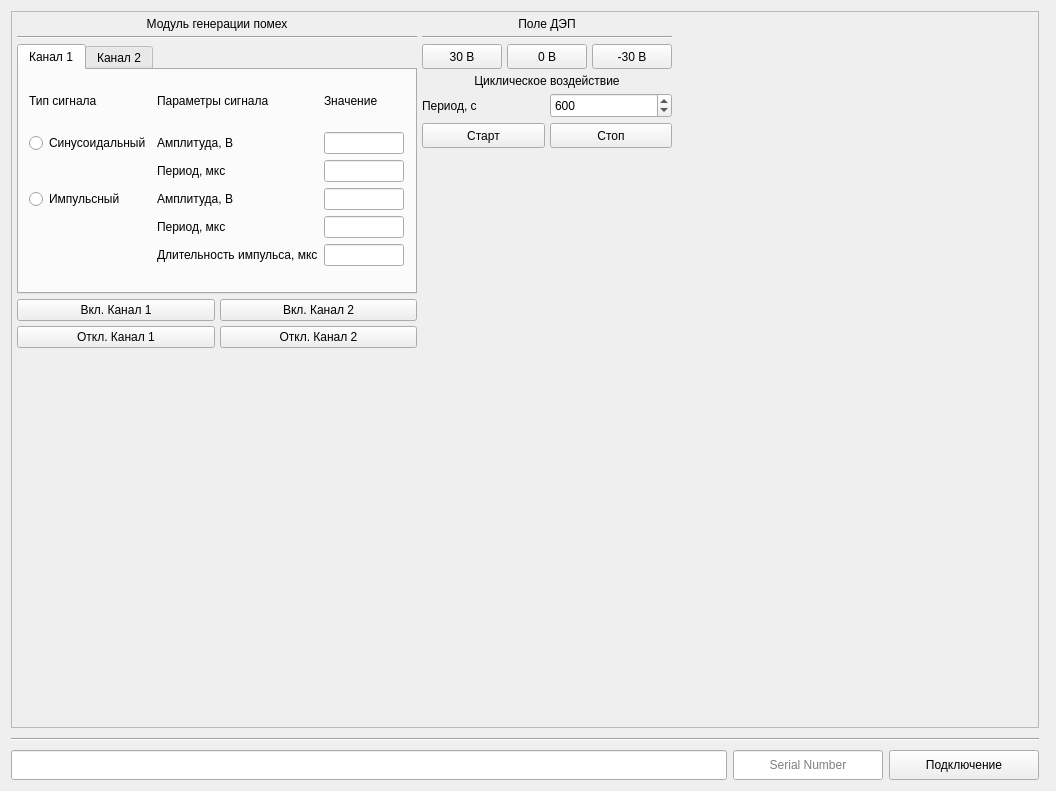
<?xml version="1.0" encoding="UTF-8"?>
<ui version="4.0">
 <class>Form</class>
 <widget class="QWidget" name="Form">
  <property name="geometry">
   <rect>
    <x>0</x>
    <y>0</y>
    <width>1056</width>
    <height>791</height>
   </rect>
  </property>
  <property name="windowTitle">
   <string>Form</string>
  </property>
  <layout class="QGridLayout" name="gridLayout">
   <item row="0" column="0">
    <widget class="QFrame" name="userFrame">
     <property name="sizePolicy">
      <sizepolicy hsizetype="Expanding" vsizetype="Expanding">
       <horstretch>0</horstretch>
       <verstretch>0</verstretch>
      </sizepolicy>
     </property>
     <property name="frameShape">
      <enum>QFrame::StyledPanel</enum>
     </property>
     <property name="frameShadow">
      <enum>QFrame::Raised</enum>
     </property>
     <layout class="QGridLayout" name="gridLayout_2">
      <property name="sizeConstraint">
       <enum>QLayout::SetMinimumSize</enum>
      </property>
      <property name="leftMargin">
       <number>5</number>
      </property>
      <property name="topMargin">
       <number>5</number>
      </property>
      <property name="rightMargin">
       <number>5</number>
      </property>
      <property name="bottomMargin">
       <number>0</number>
      </property>
      <property name="spacing">
       <number>5</number>
      </property>
      <item row="0" column="0">
       <layout class="QVBoxLayout" name="verticalLayout_3">
        <item>
         <layout class="QVBoxLayout" name="verticalLayout_4">
          <item>
           <widget class="QLabel" name="label">
            <property name="text">
             <string>Модуль генерации помех</string>
            </property>
            <property name="alignment">
             <set>Qt::AlignCenter</set>
            </property>
           </widget>
          </item>
          <item>
           <widget class="Line" name="line_2">
            <property name="orientation">
             <enum>Qt::Horizontal</enum>
            </property>
           </widget>
          </item>
          <item>
           <widget class="QTabWidget" name="tabWidget">
            <property name="sizePolicy">
             <sizepolicy hsizetype="Maximum" vsizetype="Maximum">
              <horstretch>0</horstretch>
              <verstretch>0</verstretch>
             </sizepolicy>
            </property>
            <property name="minimumSize">
             <size>
              <width>400</width>
              <height>250</height>
             </size>
            </property>
            <property name="maximumSize">
             <size>
              <width>400</width>
              <height>250</height>
             </size>
            </property>
            <property name="currentIndex">
             <number>0</number>
            </property>
            <widget class="QWidget" name="tab">
             <attribute name="title">
              <string>Канал 1</string>
             </attribute>
             <widget class="QWidget" name="formLayoutWidget">
              <property name="geometry">
               <rect>
                <x>10</x>
                <y>10</y>
                <width>375</width>
                <height>186</height>
               </rect>
              </property>
              <layout class="QGridLayout" name="gridLayout_4">
               <item row="3" column="1">
                <widget class="QLabel" name="label_4">
                 <property name="text">
                  <string>Амплитуда, В</string>
                 </property>
                </widget>
               </item>
               <item row="7" column="1">
                <widget class="QLabel" name="label_7">
                 <property name="text">
                  <string>Длительность импульса, мкс</string>
                 </property>
                </widget>
               </item>
               <item row="6" column="1">
                <widget class="QLabel" name="label_8">
                 <property name="text">
                  <string>Период, мкс</string>
                 </property>
                </widget>
               </item>
               <item row="7" column="2">
                <widget class="QLineEdit" name="lineEdit_4"/>
               </item>
               <item row="1" column="2">
                <widget class="QLabel" name="label_9">
                 <property name="text">
                  <string>Значение</string>
                 </property>
                </widget>
               </item>
               <item row="5" column="2">
                <widget class="QLineEdit" name="lineEdit_2"/>
               </item>
               <item row="3" column="0">
                <widget class="QRadioButton" name="radioButton_2">
                 <property name="text">
                  <string>Синусоидальный</string>
                 </property>
                </widget>
               </item>
               <item row="3" column="2">
                <widget class="QLineEdit" name="lineEdit_5"/>
               </item>
               <item row="4" column="2">
                <widget class="QLineEdit" name="lineEdit"/>
               </item>
               <item row="5" column="0">
                <widget class="QRadioButton" name="radioButton">
                 <property name="text">
                  <string>Импульсный</string>
                 </property>
                </widget>
               </item>
               <item row="6" column="2">
                <widget class="QLineEdit" name="lineEdit_3"/>
               </item>
               <item row="2" column="1">
                <spacer name="horizontalSpacer_3">
                 <property name="orientation">
                  <enum>Qt::Horizontal</enum>
                 </property>
                 <property name="sizeHint" stdset="0">
                  <size>
                   <width>10</width>
                   <height>5</height>
                  </size>
                 </property>
                </spacer>
               </item>
               <item row="4" column="1">
                <widget class="QLabel" name="label_5">
                 <property name="text">
                  <string>Период, мкс</string>
                 </property>
                </widget>
               </item>
               <item row="5" column="1">
                <widget class="QLabel" name="label_6">
                 <property name="text">
                  <string>Амплитуда, В</string>
                 </property>
                </widget>
               </item>
               <item row="1" column="1">
                <widget class="QLabel" name="label_3">
                 <property name="text">
                  <string>Параметры сигнала</string>
                 </property>
                </widget>
               </item>
               <item row="1" column="0">
                <widget class="QLabel" name="label_2">
                 <property name="text">
                  <string>Тип сигнала</string>
                 </property>
                </widget>
               </item>
              </layout>
             </widget>
            </widget>
            <widget class="QWidget" name="tab_2">
             <attribute name="title">
              <string>Канал 2</string>
             </attribute>
             <widget class="QWidget" name="formLayoutWidget_2">
              <property name="geometry">
               <rect>
                <x>10</x>
                <y>10</y>
                <width>375</width>
                <height>186</height>
               </rect>
              </property>
              <layout class="QGridLayout" name="gridLayout_5">
               <item row="3" column="1">
                <widget class="QLabel" name="label_10">
                 <property name="text">
                  <string>Амплитуда, В</string>
                 </property>
                </widget>
               </item>
               <item row="7" column="1">
                <widget class="QLabel" name="label_11">
                 <property name="text">
                  <string>Длительность импульса, мкс</string>
                 </property>
                </widget>
               </item>
               <item row="6" column="1">
                <widget class="QLabel" name="label_12">
                 <property name="text">
                  <string>Период, мкс</string>
                 </property>
                </widget>
               </item>
               <item row="7" column="2">
                <widget class="QLineEdit" name="lineEdit_6"/>
               </item>
               <item row="1" column="2">
                <widget class="QLabel" name="label_13">
                 <property name="text">
                  <string>Значение</string>
                 </property>
                </widget>
               </item>
               <item row="5" column="2">
                <widget class="QLineEdit" name="lineEdit_7"/>
               </item>
               <item row="3" column="0">
                <widget class="QRadioButton" name="radioButton_3">
                 <property name="text">
                  <string>Синусоидальный</string>
                 </property>
                </widget>
               </item>
               <item row="3" column="2">
                <widget class="QLineEdit" name="lineEdit_8"/>
               </item>
               <item row="4" column="2">
                <widget class="QLineEdit" name="lineEdit_9"/>
               </item>
               <item row="5" column="0">
                <widget class="QRadioButton" name="radioButton_4">
                 <property name="text">
                  <string>Импульсный</string>
                 </property>
                </widget>
               </item>
               <item row="6" column="2">
                <widget class="QLineEdit" name="lineEdit_10"/>
               </item>
               <item row="2" column="1">
                <spacer name="horizontalSpacer_4">
                 <property name="orientation">
                  <enum>Qt::Horizontal</enum>
                 </property>
                 <property name="sizeHint" stdset="0">
                  <size>
                   <width>10</width>
                   <height>5</height>
                  </size>
                 </property>
                </spacer>
               </item>
               <item row="4" column="1">
                <widget class="QLabel" name="label_14">
                 <property name="text">
                  <string>Период, мкс</string>
                 </property>
                </widget>
               </item>
               <item row="5" column="1">
                <widget class="QLabel" name="label_15">
                 <property name="text">
                  <string>Амплитуда, В</string>
                 </property>
                </widget>
               </item>
               <item row="1" column="1">
                <widget class="QLabel" name="label_16">
                 <property name="text">
                  <string>Параметры сигнала</string>
                 </property>
                </widget>
               </item>
               <item row="1" column="0">
                <widget class="QLabel" name="label_17">
                 <property name="text">
                  <string>Тип сигнала</string>
                 </property>
                </widget>
               </item>
              </layout>
             </widget>
            </widget>
           </widget>
          </item>
         </layout>
        </item>
        <item>
         <layout class="QHBoxLayout" name="horizontalLayout_6">
          <item>
           <widget class="QPushButton" name="pushButton">
            <property name="text">
             <string>Вкл. Канал 1</string>
            </property>
           </widget>
          </item>
          <item>
           <widget class="QPushButton" name="pushButton_3">
            <property name="text">
             <string>Вкл. Канал 2</string>
            </property>
           </widget>
          </item>
         </layout>
        </item>
        <item>
         <layout class="QHBoxLayout" name="horizontalLayout">
          <item>
           <widget class="QPushButton" name="pushButton_2">
            <property name="text">
             <string>Откл. Канал 1</string>
            </property>
           </widget>
          </item>
          <item>
           <widget class="QPushButton" name="pushButton_4">
            <property name="text">
             <string>Откл. Канал 2</string>
            </property>
           </widget>
          </item>
         </layout>
        </item>
        <item>
         <spacer name="verticalSpacer">
          <property name="orientation">
           <enum>Qt::Vertical</enum>
          </property>
          <property name="sizeHint" stdset="0">
           <size>
            <width>20</width>
            <height>40</height>
           </size>
          </property>
         </spacer>
        </item>
       </layout>
      </item>
      <item row="0" column="4">
       <spacer name="horizontalSpacer">
        <property name="orientation">
         <enum>Qt::Horizontal</enum>
        </property>
        <property name="sizeHint" stdset="0">
         <size>
          <width>40</width>
          <height>20</height>
         </size>
        </property>
       </spacer>
      </item>
      <item row="0" column="3">
       <layout class="QGridLayout" name="gridLayout_3">
        <item row="7" column="0" colspan="2">
         <spacer name="verticalSpacer_4">
          <property name="orientation">
           <enum>Qt::Vertical</enum>
          </property>
          <property name="sizeHint" stdset="0">
           <size>
            <width>20</width>
            <height>40</height>
           </size>
          </property>
         </spacer>
        </item>
        <item row="5" column="1">
         <widget class="QSpinBox" name="cycle_window_">
          <property name="minimumSize">
           <size>
            <width>50</width>
            <height>25</height>
           </size>
          </property>
          <property name="maximum">
           <number>99999</number>
          </property>
          <property name="singleStep">
           <number>1</number>
          </property>
          <property name="stepType">
           <enum>QAbstractSpinBox::DefaultStepType</enum>
          </property>
          <property name="value">
           <number>600</number>
          </property>
          <property name="displayIntegerBase">
           <number>10</number>
          </property>
         </widget>
        </item>
        <item row="2" column="0" colspan="2">
         <layout class="QHBoxLayout" name="horizontalLayout_4">
          <item>
           <widget class="QPushButton" name="turn_on_30V_">
            <property name="minimumSize">
             <size>
              <width>75</width>
              <height>25</height>
             </size>
            </property>
            <property name="maximumSize">
             <size>
              <width>100</width>
              <height>16777215</height>
             </size>
            </property>
            <property name="text">
             <string>30 В</string>
            </property>
           </widget>
          </item>
          <item>
           <widget class="QPushButton" name="turn_on_0V_">
            <property name="minimumSize">
             <size>
              <width>75</width>
              <height>25</height>
             </size>
            </property>
            <property name="text">
             <string>0 В</string>
            </property>
           </widget>
          </item>
          <item>
           <widget class="QPushButton" name="turn_on_minus_30V_">
            <property name="minimumSize">
             <size>
              <width>75</width>
              <height>25</height>
             </size>
            </property>
            <property name="text">
             <string>-30 В</string>
            </property>
           </widget>
          </item>
         </layout>
        </item>
        <item row="1" column="0" colspan="2">
         <widget class="Line" name="line_3">
          <property name="orientation">
           <enum>Qt::Horizontal</enum>
          </property>
         </widget>
        </item>
        <item row="0" column="0" colspan="2">
         <widget class="QLabel" name="label_21">
          <property name="cursor">
           <cursorShape>UpArrowCursor</cursorShape>
          </property>
          <property name="text">
           <string>Поле ДЭП</string>
          </property>
          <property name="alignment">
           <set>Qt::AlignCenter</set>
          </property>
         </widget>
        </item>
        <item row="6" column="0" colspan="2">
         <layout class="QHBoxLayout" name="horizontalLayout_5">
          <item>
           <widget class="QPushButton" name="cycle_DEP_start_">
            <property name="minimumSize">
             <size>
              <width>75</width>
              <height>25</height>
             </size>
            </property>
            <property name="text">
             <string>Старт</string>
            </property>
           </widget>
          </item>
          <item>
           <widget class="QPushButton" name="cycle_DEP_stop_">
            <property name="minimumSize">
             <size>
              <width>75</width>
              <height>25</height>
             </size>
            </property>
            <property name="text">
             <string>Стоп</string>
            </property>
           </widget>
          </item>
         </layout>
        </item>
        <item row="5" column="0">
         <widget class="QLabel" name="label_22">
          <property name="text">
           <string>Период, с</string>
          </property>
         </widget>
        </item>
        <item row="3" column="0" colspan="2">
         <widget class="QLabel" name="label_18">
          <property name="text">
           <string>Циклическое воздействие</string>
          </property>
          <property name="alignment">
           <set>Qt::AlignCenter</set>
          </property>
         </widget>
        </item>
       </layout>
      </item>
     </layout>
    </widget>
   </item>
   <item row="5" column="2">
    <widget class="Line" name="line_10">
     <property name="minimumSize">
      <size>
       <width>0</width>
       <height>10</height>
      </size>
     </property>
     <property name="orientation">
      <enum>Qt::Horizontal</enum>
     </property>
    </widget>
   </item>
   <item row="6" column="0">
    <layout class="QGridLayout" name="coreGLayout">
     <property name="sizeConstraint">
      <enum>QLayout::SetMinimumSize</enum>
     </property>
     <item row="1" column="1">
      <widget class="QLineEdit" name="moduleSerialNumberLEdit">
       <property name="enabled">
        <bool>true</bool>
       </property>
       <property name="sizePolicy">
        <sizepolicy hsizetype="Minimum" vsizetype="Fixed">
         <horstretch>0</horstretch>
         <verstretch>0</verstretch>
        </sizepolicy>
       </property>
       <property name="minimumSize">
        <size>
         <width>150</width>
         <height>30</height>
        </size>
       </property>
       <property name="maximumSize">
        <size>
         <width>2000</width>
         <height>16777215</height>
        </size>
       </property>
       <property name="text">
        <string/>
       </property>
       <property name="alignment">
        <set>Qt::AlignCenter</set>
       </property>
       <property name="placeholderText">
        <string>Serial Number</string>
       </property>
      </widget>
     </item>
     <item row="1" column="2">
      <widget class="QPushButton" name="connectionPButton">
       <property name="enabled">
        <bool>true</bool>
       </property>
       <property name="minimumSize">
        <size>
         <width>150</width>
         <height>30</height>
        </size>
       </property>
       <property name="maximumSize">
        <size>
         <width>2000</width>
         <height>30</height>
        </size>
       </property>
       <property name="text">
        <string>Подключение</string>
       </property>
       <property name="flat">
        <bool>false</bool>
       </property>
      </widget>
     </item>
     <item row="1" column="0">
      <widget class="QLineEdit" name="statusLineEdit">
       <property name="minimumSize">
        <size>
         <width>0</width>
         <height>30</height>
        </size>
       </property>
      </widget>
     </item>
    </layout>
   </item>
   <item row="5" column="0">
    <widget class="Line" name="line">
     <property name="minimumSize">
      <size>
       <width>0</width>
       <height>10</height>
      </size>
     </property>
     <property name="orientation">
      <enum>Qt::Horizontal</enum>
     </property>
    </widget>
   </item>
  </layout>
 </widget>
 <resources/>
 <connections/>
</ui>
